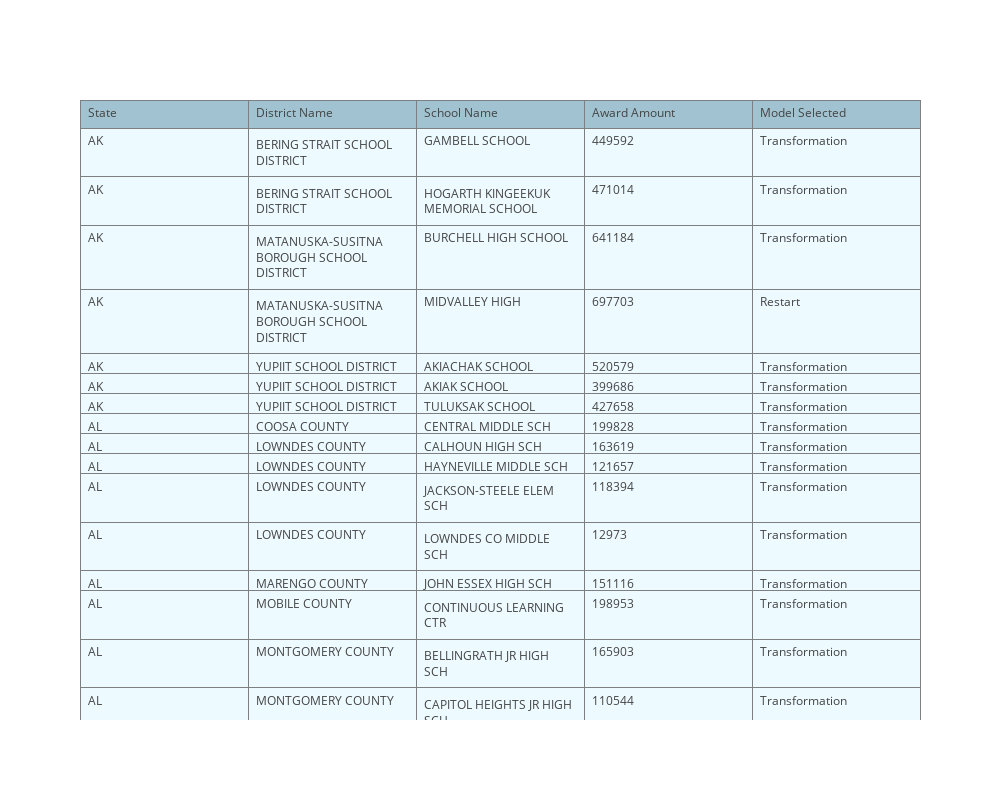

Source (notebook cell):
### Code cell
#Creating a datatable of the schools and their information
trace = go.Table(
    header=dict(values=['State', 'District Name', 'School Name', 'Award Amount','Model Selected'],
                line = dict(color='#7D7F80'),
                fill = dict(color='#a1c3d1'),
                align = ['left'] * 5),
    cells=dict(values=[SchoolTable['State'],
                       SchoolTable['District Name'],
                       SchoolTable['School Name'],
                       SchoolTable['Award Amount'],
                      SchoolTable['Model Selected']],
               line = dict(color='#7D7F80'),
               fill = dict(color='#EDFAFF'),
               align = ['left'] * 5))

layout = dict(width=1000, height=800)
data = [trace]
fig = dict(data=data, layout=layout)
iplot(fig)

### Figure 1 — Plotly figure (JSON) as saved in the notebook; plotly's stock layout.template omitted (floating-point values rounded to 4 significant figures; data arrays with more than 128 entries replaced by an {"elided": "..."} marker saying what was removed)
{"data": [{"cells": {"align": ["left", "left", "left", "left", "left"], "fill": {"color": "#EDFAFF"}, "line": {"color": "#7D7F80"}, "values": {"elided": "5x757 mixed values"}}, "header": {"align": ["left", "left", "left", "left", "left"], "fill": {"color": "#a1c3d1"}, "line": {"color": "#7D7F80"}, "values": ["State", "District Name", "School Name", "Award Amount", "Model Selected"]}, "type": "table", "uid": "5a003aa6-dd66-11e8-83c9-dc536018224d"}], "layout": {"height": 800, "width": 1000}}
